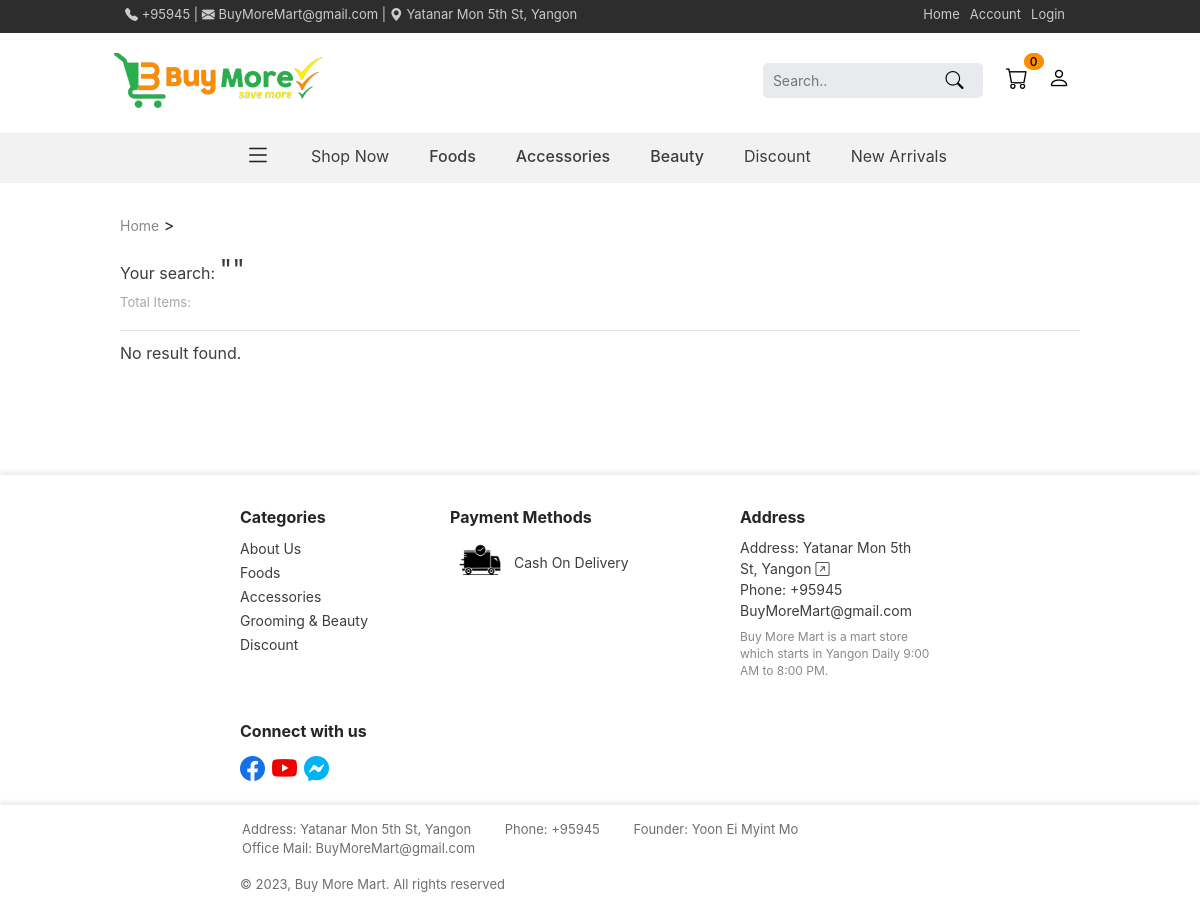
Screenshot of /search with the database file from the repository.
### app_controller/Website_Interface/models.py (models this page shows)
class Info(models.Model):
    phone = models.CharField(max_length=255, null=True, blank=True)
    email = models.EmailField(null=True, blank=True)
    address = models.CharField(max_length=255, null=True, blank=True)
    location = models.URLField(null=True, blank=True)
    buy_more_mart_info = models.TextField(max_length=255, null=True, blank=True)

### app_controller/Application/views.py (the view, shortened to what this page needs)
    def search(self, request):
        if Info.objects.filter(id=1).exists():
            info = Info.objects.get(id=1)
        else:
            info = None
        if Header_ImageGroup.objects.filter(id=1).exists():
            header_image = Header_ImageGroup.objects.get(id=1)
        else:
            header_image = None
        header_food = Product_type.objects.filter(category=1)
        header_accessories = Product_type.objects.filter(category=2)
        header_beauty = Product_type.objects.filter(category=3)
        if request.user.is_authenticated:
            cart = Cart.objects.filter(user=request.user)
            cart_len = len(list(cart))
        else:
            cart_len = 0
        context = {
            'info': info,
            'header_image': header_image,
            'header_food': header_food,
            'header_accessories': header_accessories,
            'header_beauty': header_beauty,
            "cart_noti": cart_len
        }
        return render(request, 'search.html',
                    context)

### template/search.html (shortened to what this page needs)
{% extends 'base.html' %}
{% block content %}
<!DOCTYPE html>
<html lang="en">
<head>
    {% load static %}
    <link rel="stylesheet" href="{% static 'css/page.css' %}">
    <link rel="stylesheet" href="{% static 'css/search.css' %}">
</head>
{% load humanize %}
<body>
    {% include 'header.html' %}
    <div class="base_content4">
        <div class="main_search_body_content">
          <div class="search_body_content">
        <div class="current_link"><a href="{% url 'index' %}"> Home</a> > </div>
        <div class="search_info">
            <p>Your search: <span>"{{ search }}"</span></p>
            <label class="item_amount" for="">Total Items: {{ total_item }}</label>
        </div>
          {% if items %}
        <div class="search_feature">
            <div class="feature_body">
              <div class="feature_top">
                <h3></h3>
                <div class="feature_pagination">
                <ul>
                  {% if items.has_previous %}
                  <a href="?page={{ items.previous_page_number }}" class="tab_design_left"><li><i class="bi bi-chevron-left"></i></li></a>
                  {% else %}
                  <a class="tab_design_left"><li><i class="bi bi-chevron-left"></i></li></a>
                  {% endif %}
                  <!-- {% if items.number == items.paginator.num_pages %}
                  <a id="" class="pag tab_design" href="?page={{ items.number|add:'-2' }}"><li>{{ items.number|add:'-2' }}</li></a>
                  {% endif %} -->
                  {% if items.number != 2 and items.number != 3 and items.number != 1 %}
                  <a class="pag tab_design" href="?page=1"><li>1</li></a>
                  {% endif %}
                  {% if items.number >= 5  %}
                  <a class="tab_design_dot"><li>...</li></a>
                  {% endif %}
                  {% for item in items.paginator.page_range %}
                  {% if items.number == item and item != items.paginator.num_pages %}
                  <a id="prodcut_active" class="pag tab_design" href="?page={{ item }}"><li>{{ item }}</li></a>
                  {% elif item > items.number|add:'-3' and item <  items.number|add:'2' and item != items.paginator.num_pages %}
                  <a id="" class="pag tab_design" href="?page={{ item }}"><li>{{ item }}</li></a>
                  {% endif %}
                  {% endfor %}
                  {% if items.paginator.num_pages > 3 %}
                  {% if items.number != items.paginator.num_pages and items.number != items.paginator.num_pages|add:'-1' and items.number != items.paginator.num_pages|add:'-2'%}
                  <a class="tab_design_dot"><li>...</li></a>
                  {% endif %}
                  {% endif %}
                  <a id="" class="pag tab_design" href="?page={{ items.paginator.num_pages }}"><li>{{ items.paginator.num_pages }}</li></a>
                  {% if items.has_next %}
                  <a href="?page={{ items.next_page_number }}" class="tab_design_right"><li><i class="bi bi-chevron-right"></i></li></a>
                  {% else %}
                  <a class="tab_design_right"><li><i class="bi bi-chevron-right"></i></li></a>
                  {% endif %}
                </ul>
                  </div>
              </div>
            <div class="feature_products">
              {% for item in items %}
            <a href="{% url 'product' item.id %}" class="feature_products_item">
              <div class="feature_products_item_img">
              <img src="{{ item.image.url }}" alt="" >
            </div>
              <p>{{ item.name }}</p>
              <h6>{{ item.title }}</h6>
              {% if item.discount %}
              <p class="feature_products_price">Ks{{ item.discount|intcomma }}</p>
              {% else %}
              <p class="feature_products_price">Ks{{ item.price|intcomma }}</p>
              {% endif %}
              <div class="feature_products_item_bottom">
                  {% if item.discount %}
              <p class="feature_products_discount_price">Ks{{ item.price|intcomma }}</p>
                  {% else %}
              <p class="feature_products_discount_price"></p>
                  {% endif %}
                  <object>
                    <form method="POST" action="{% url 'add_cart' %}" id="form" enctype="multipart/form-data">
                        {% csrf_token %}
                      <input name="product_id" id="product_id" type="text" value="{{ item.id }}" hidden>
                        <button type="submit" class="bi bi-cart"></button>
                    </form>
                  </object>
            </div>
            </a>
            {% endfor %}
              </div>
            </div>
      </div>
      <div class="feature_pagination2">
        <ul>
          {% if items.has_previous %}
          <a href="?page={{ items.previous_page_number }}" class="tab_design_left"><li><i class="bi bi-chevron-left"></i></li></a>
          {% else %}
          <a class="tab_design_left"><li><i class="bi bi-chevron-left"></i></li></a>
          {% endif %}
          {% if items.number != 2 and items.number != 3 and items.number != 1 %}
          <a class="pag tab_design" href="?page=1"><li>1</li></a>
          {% endif %}
          {% if items.number >= 5  %}
          <a class="tab_design_dot"><li>...</li></a>
          {% endif %}
          {% for item in items.paginator.page_range %}
          {% if items.number == item and item != items.paginator.num_pages %}
          <a id="prodcut_active" class="pag tab_design" href="?page={{ item }}"><li>{{ item }}</li></a>
          {% elif item > items.number|add:'-3' and item <  items.number|add:'2' and item != items.paginator.num_pages %}
          <a id="" class="pag tab_design" href="?page={{ item }}"><li>{{ item }}</li></a>
          {% endif %}
          {% endfor %}
          {% if items.paginator.num_pages > 3 %}
          {% if items.number != items.paginator.num_pages and items.number != items.paginator.num_pages|add:'-1' and items.number != items.paginator.num_pages|add:'-2'%}
          <a class="tab_design_dot"><li>...</li></a>
          {% endif %}
          {% endif %}
          <a id="" class="pag tab_design" href="?page={{ items.paginator.num_pages }}"><li>{{ items.paginator.num_pages }}</li></a>
          {% if items.has_next %}
          <a href="?page={{ items.next_page_number }}" class="tab_design_right"><li><i class="bi bi-chevron-right"></i></li></a>
          {% else %}
          <a class="tab_design_right"><li><i class="bi bi-chevron-right"></i></li></a>
          {% endif %}
        </ul>
      </div>
      {% else %}
      <p class="no_item_result">No result found.</p>
      {% endif %}
        </div>
    </div>
</div>
</body>
    {% include 'footer.html'%}
</html>
{% endblock %}

### template/header.html (shortened to what this page needs)
{% extends 'base.html' %}
{% block content %}
<!DOCTYPE html>
<html lang="en">
<head>
    {% load static %}
    <link rel="stylesheet" href="{% static 'css/page.css' %}">
    <link rel="stylesheet" href="{% static 'css/header.css' %}">
    <link rel="stylesheet" href="{% static 'css/header_hover.css' %}">
</head>
<body>
    <div class="main_header_content">
        <div class="base_content2">
            <div class="header_content">
                <div class="first_header">
                    <div class="first_header_left">
                        {% if info.phone %}
                    <label for=""><i class="bi bi-telephone-fill"></i> {{ info.phone }} |</label>&nbsp;
                        {% else %}
                    <label for=""><i class="bi bi-telephone-fill"></i> +959455033077 |</label>&nbsp;
                        {% endif %}
                        {% if info.email %}
                    <label for=""><i class="bi bi-envelope-fill"></i> {{ info.email }} |</label>&nbsp;
                        {% else %}
                    <label for=""><i class="bi bi-envelope-fill"></i> BuyMoreMart@gmail.com |</label>&nbsp;
                        {% endif %}
                        {% if info.address %}
                    <label for=""><i class="bi bi-geo-alt-fill"></i><a href="{{ info.location }}"> {{ info.address }}</a></label>
                        {% else %}
<label for=""><i class="bi bi-geo-alt-fill"></i><a href="https://www.google.com/maps/place/Buy+More+Mart/@16.8357569,96.1136676,15z/data=!4m6!3m5!1s0x30c1956299e6b48b:0xd2f9fd3513d2e941!8m2!3d16.8357569!4d96.1136676!16s%2Fg%2F11s640nsb1?entry=ttu"> Yatanar Mon 5th St, Yangon</a></label>
                        {% endif %}
                    </div>
                    <ul>
                        <li><a href="{% url 'index' %}">Home</a></li>
                        <li><a href="{% url 'profile' %}">Account</a></li>
                        {% if user.is_authenticated %}
                            <li><a href="{% url 'logout' %}">Logout</a></li>
                        {% else %}
                            <li><a href="{% url 'login' %}">Login</a></li>
                        {% endif %}
                    </ul>
                </div>
            </div>
        </div>
    </div>
<div class="base_content2">
    <div class="second_header_content">
    <div class="second_header">
        <a href="{% url 'index' %}"><img class="logo_image" src="/media/website_images/logo-nobg.png" alt=""></a>
        <form action="{% url 'search' %}" method="POST" enctype="multipart/form-data">
            <input name="search" class="search_form" type="text" placeholder="Search..">
            <button class="search_form_submit"><i class="bi bi-search"></i></button>
            <a class="second_header_cart" href="{% url 'cart' %}"><i class="bi bi-cart"></i>
                <word id="element_cart_noti" class="second_header_cart_number">{{ cart_noti }}</word></a>
            <a class="second_header_profile" href="{% url 'profile' %}"><i class="bi bi-person"></i></a>
        </form>
    </div>
</div>
</div>
    <div class="third_header_content">
    <div class="third_header">
        <ul>
            <li><i id="default_setting" class="bi bi-list"></i></li>
            <li class="li2"><a href="{% url 'index' %}" class="" id="hn0">Shop Now</a>
            </li>
            <li><a href="{% url 'foods' %}" class="main_one" id="hn1">Foods</a>
            </li>
            <li><a href="{% url 'accessories' %}" class="main_two" id="hn2">Accessories</a>
            </li>
            <li><a href="{% url 'gb' %}" class="main_three" id="hn3">Beauty</a>
            </li>
            <li><a href="{% url 'discount' %}" class="" id="hn4">Discount</a>
            </li>
            <li><a href="{% url 'new_arrivals' %}" class="" id="hn5">New Arrivals</a>
            </li>
        </ul>
    </div>
</div>
    <div class="second_line_arrow"></div>
</body>
</html>
{% endblock %}

### template/footer.html (shortened to what this page needs)
{% extends 'base.html' %}
{% block content %}
<head>
    {% load static %}
    <link rel="stylesheet" href="{% static 'css/page.css' %}">
    <link rel="stylesheet" href="{% static 'css/footer.css' %}">
</head>
<body>
    <div class="main_footer_content">
        <div class="base_content2">
        <div class="first_footer_content">
           <div class=" first_footer_content1">
            <label for="">Categories</label>
            <p><a href="">About Us</a>
                <a href="">Foods</a>
                <a href="">Accessories</a>
                <a href="">Grooming & Beauty</a>
                <a href="">Discount</a>
            </p>
           </div>
           <div class=" first_footer_content2">
            <label for="">Payment Methods</label>
                <p><img src="/media/website_icons/cod.jpg" alt=""> Cash On Delivery
            </p>
           </div>
           <div class="first_footer_content3">
            <label for="">Address</label>
            <p>Address: {% if info.address %}<a href="{{ info.location }}">{{ info.address }} <i class="bi bi-arrow-up-right-square"></i></a> {% else %} <a href="https://www.google.com/maps/place/Buy+More+Mart/@16.8357569,96.1136676,15z/data=!4m6!3m5!1s0x30c1956299e6b48b:0xd2f9fd3513d2e941!8m2!3d16.8357569!4d96.1136676!16s%2Fg%2F11s640nsb1?entry=ttu">Yatanar Mon 5th St, Yangon<i class="bi bi-arrow-up-right-square"></i></a>{% endif %}
            {% if info.phone %} Phone: {{ info.phone }} {% else %} Phone: +959455033077 {% endif %}
            {% if info.email %} {{ info.email }} {% else %} BuyMoreMart@gmail.com {% endif %}
{% if info.buy_more_mart_info %}<words>{{ info.buy_more_mart_info }}</words>{% else %}<words>Buy More Mart is a mart store which starts in Yangon Daily 9:00 AM to 8:00 PM.</words>{% endif %}
        </p>
           </div>
        </div>
        <div class="below_first_footer_content">
        <div class="below_first_footer_content1">
            <label for="">Connect with us</label>
<p><a href=""><i class="bi bi-facebook"></i></a> <a href=""><i class="bi bi-youtube"></i></a> <a href=""><i class="bi bi-messenger"></i></a>
</p>
</div>
        </div>
    </div>
</div>
<div class="main_footer_content2">
    <div class="base_content2">
        <div class="second_footer_content">
            <div class="second_footer_content1">
                <ul>
                    {% if info.address %}
                    <li>Address: <a href="{{ info.location }}">{{ info.address }}</a></li>
                        {% else %}
                        <li>Address: <a href="https://www.google.com/maps/place/Buy+More+Mart/@16.8357569,96.1136676,15z/data=!4m6!3m5!1s0x30c1956299e6b48b:0xd2f9fd3513d2e941!8m2!3d16.8357569!4d96.1136676!16s%2Fg%2F11s640nsb1?entry=ttu">Yatanar Mon 5th St, Yangon</a></li>
                    {% endif %}
                    {% if info.phone %}
                    <li>Phone: {{ info.phone }}</li>
                        {% else %}
                    <li>Phone: +959455033077</li>
                    {% endif %}
                    <li>Founder: Yoon Ei Myint Mo</li>
                    {% if info.email %}
                    <li>Office Mail: {{ info.email }}</li>
                        {% else %}
                    <li>Office Mail: BuyMoreMart@gmail.com</li>
                    {% endif %}
                </ul>
            </div>
            <div class=" second_footer_content2">
                <p>© 2023, Buy More Mart. All rights reserved</p>
            </div>
        </div>
    </div>
</div>
</body>
{% endblock %}

### rows the page displays
Info: phone "+95945", email "BuyMoreMart@gmail.com", address "Yatanar Mon 5th St, Yangon", buy_more_mart_info "Buy More Mart is a mart store which starts in Yangon Daily 9:00 AM to 8:00 PM."

### other values shown
{{ cart_noti }} "0"
